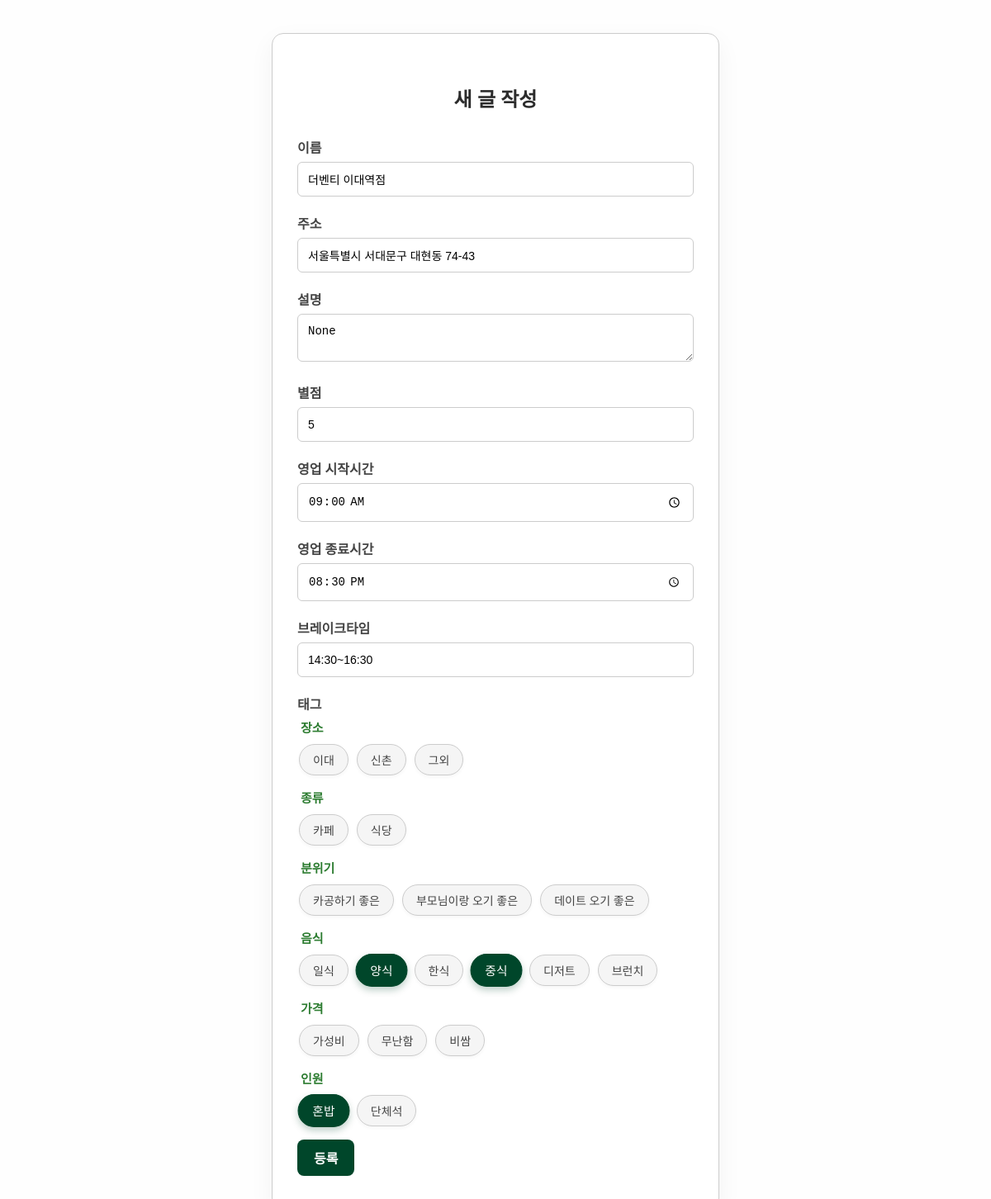
The app's page /7/edit with its own data.
### helloSecurity/models/models.py (models this page shows)
class Restaurant(db.Model):
    id = db.Column(db.Integer, primary_key=True)
    name = db.Column(db.String(100), nullable=False)
    address = db.Column(db.String(200))
    description = db.Column(db.Text)
    rating = db.Column(db.Integer)
    start_hour = db.Column(db.Time)
    end_hour = db.Column(db.Time)
    break_time = db.Column(db.String(30))
    tags = db.relationship("RestaurantTag",
                       backref="restaurant",
                       cascade="all, delete-orphan")

class TagCategory(db.Model):
    __tablename__ = "tag_categories"
    id   = db.Column(db.Integer, primary_key=True)
    name = db.Column(db.String(50), unique=True, nullable=False)
    tags = db.relationship("Tag",
                            backref="category",
                            cascade="all, delete-orphan")

class Tag(db.Model):
    id = db.Column(db.Integer, primary_key=True)
    name = db.Column(db.String(50), nullable=False)
    category_id = db.Column(db.Integer,
                            db.ForeignKey("tag_categories.id"),
                            nullable=False)

### helloSecurity/routes/restaurant.py (the view, shortened to what this page needs)
@bp.route("/<int:r_id>/edit", methods=["GET", "POST"])
def edit(r_id):
    r = Restaurant.query.get_or_404(r_id)
    categories = TagCategory.query.order_by(TagCategory.id).all()
    attached = {rel.tag_id for rel in r.tags} # 수정 폼에 미리 체크되어있음
    return render_template("restaurants/create.html",
                           restaurant=r,
                           categories=categories,
                           attached=attached)

### helloSecurity/templates/restaurants/create.html (shortened to what this page needs)
<!DOCTYPE html>
<html lang="ko">
<head>
  <link href="../../static/css/style.css" rel="stylesheet" />
</head>
<body>
  <form class="form-container" method="post">
    <h2>새 글 작성</h2>
    <label>이름</label>
    <input name="name" value="{{ restaurant.name if restaurant else '' }}"><br>
    <label>주소</label>
    <input name="address" value="{{ restaurant.address if restaurant else '' }}"><br>
    <label>설명</label>
    <textarea name="description">{{ restaurant.description if restaurant else '' }}</textarea><br>
    <label>별점</label>
    <input name="rating" value="{{restaurant.rating if restaurant else ''}}">
    <label>영업 시작시간</label>
    <input name="start_hour" type="time" value="{{restaurant.start_hour if restaurant else ''}}">
    <label>영업 종료시간</label>
    <input name="end_hour" type="time" value="{{restaurant.end_hour if restaurant else ''}}">
    <label>브레이크타임</label>
    <input name="breaktime" value="{{restaurant.break_time if restaurant else ''}}">
    <label>태그</label>
  {% for cat in categories %}
  <fieldset>
    <legend>{{ cat.name }}</legend>
    <div class="tag-checkbox-group">
      {% for tag in cat.tags %}
        <div class="tag-checkbox">
          <label for="tag-{{ tag.id }}">{{ tag.name }}</label>
        </div>
      {% endfor %}
    </div>
  </fieldset>
{% endfor %}
    <button id="submit-btn" class="btn" type="submit">등록</button>
</form>
</body>
</html>

### helloSecurity/static/css/style.css (style rules this page uses)
body { font-family: 'Pretendard', 'Segoe UI', sans-serif; margin: 40px; background-color: #fefefe; color: #333; }
.btn { background-color: #00462a; color: #fff; padding: 10px 20px; border: none; border-radius: 8px; font-weight: bold; cursor: pointer; width: 100%; transition: background-color 0.2s ease; width:auto; font-size:1em; text-decoration: none; }
.form-container { max-width: 480px; margin: 0 auto; padding: 40px 30px; border: 1px solid #ccc; border-radius: 14px; background: #fff; box-shadow: 0 10px 30px rgba(0,0,0,0.05); }
h2 { text-align: center; margin-bottom: 30px; color: #2c2c2c; }
label { display: block; margin-bottom: 6px; font-weight: 600; color: #444; }
input, select, textarea { width: 100%; padding: 12px; margin-bottom: 20px; border: 1.5px solid #ccc; border-radius: 6px; font-size: 14px; box-sizing: border-box; transition: border-color 0.2s ease; }
fieldset { border: none; margin-bottom: 10px; padding: 0; }
legend { font-weight:600; font-size:15px; margin-bottom:10px; color:#2e7d32; }
.tag-checkbox-group { display:flex; flex-wrap:wrap; gap:10px; }
.tag-checkbox label { display:inline-block; padding:8px 16px; border:1.5px solid #ccc; border-radius:999px; background:#f5f5f5; color:#444; font-size:14px; font-weight:500; cursor:pointer; user-select:none; transition:all 0.25s ease; box-shadow:0 2px 4px rgba(0,0,0,0.04); }
.tag-checkbox input:checked+label { background:#00462a; color:#fff; border-color:#00462a; transform:scale(1.05); box-shadow:0 4px 8px rgba(0,70,42,0.25); }

### records on screen
Restaurant: name "더벤티 이대역점", address "서울특별시 서대문구 대현동 74-43", description "None", rating "5", start_hour "09:00:00", end_hour "20:30:00", breaktime "14:30~16:30"
TagCategory: name "장소"
Tag: name "이대"
Tag: name "신촌"
Tag: name "그외"
TagCategory: name "종류"
Tag: name "카페"
Tag: name "식당"
TagCategory: name "분위기"
Tag: name "카공하기 좋은"
Tag: name "부모님이랑 오기 좋은"
Tag: name "데이트 오기 좋은"
TagCategory: name "음식"
Tag: name "일식"
Tag: name "양식"
Tag: name "한식"
Tag: name "중식"
Tag: name "디저트"
Tag: name "브런치"
TagCategory: name "가격"
Tag: name "가성비"
Tag: name "무난함"
Tag: name "비쌈"
TagCategory: name "인원"
Tag: name "혼밥"
Tag: name "단체석"
